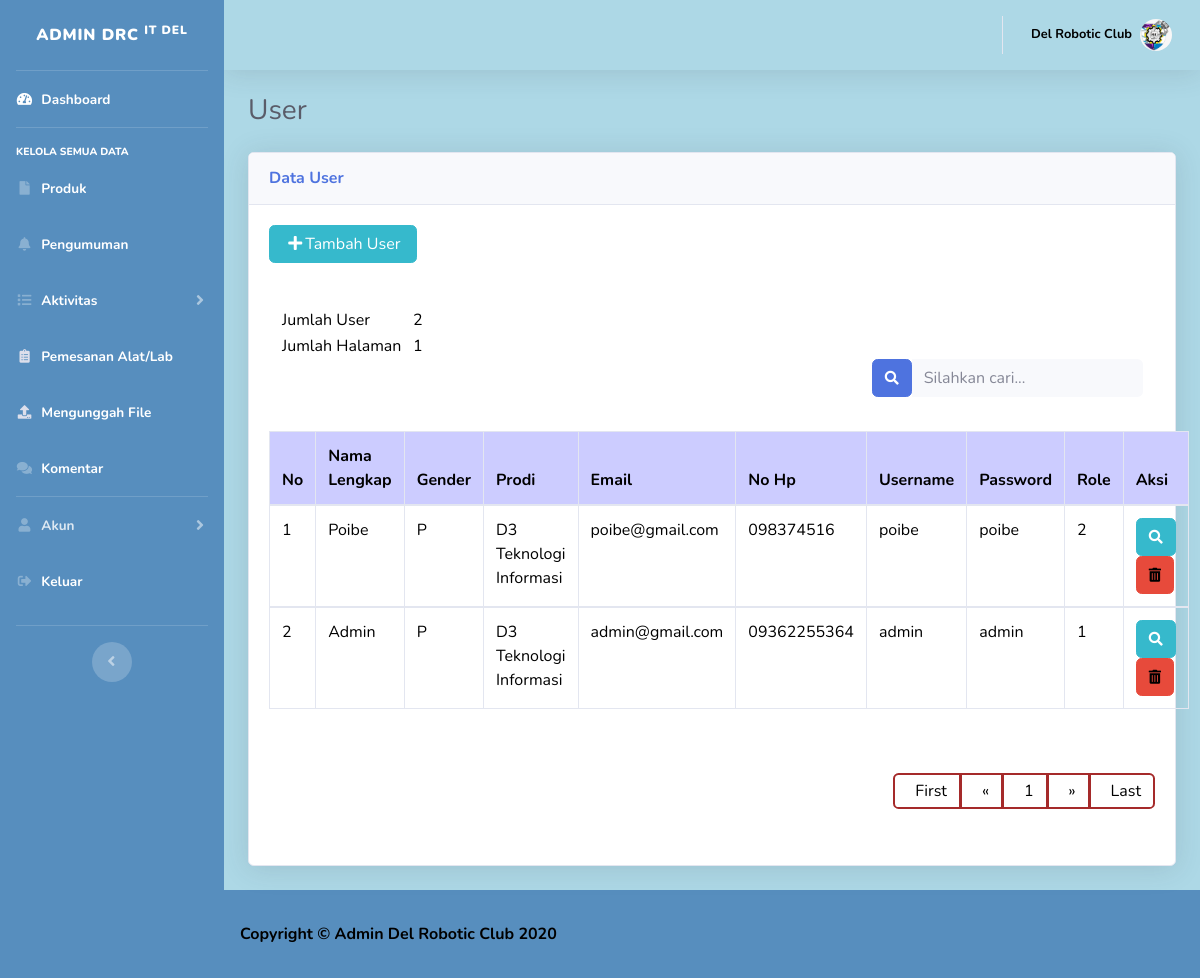
The app's page /admin/data_user.php with its own data.
### tables this page shows
CREATE TABLE `user` (
  `id_user` int(10) NOT NULL,
  `nama_lengkap` varchar(50) NOT NULL,
  `gender` varchar(10) NOT NULL,
  `prodi` varchar(35) NOT NULL,
  `email` varchar(50) NOT NULL,
  `no_hp` varchar(15) NOT NULL,
  `username` varchar(20) NOT NULL,
  `password` varchar(20) NOT NULL,
  `role` int(2) NOT NULL
);

### admin/data_user.php (the view, shortened to what this page needs)
<!DOCTYPE html>
<html lang="en">
<head>
  <?php
    include 'commons/header.php';
  ?>
</head>
<body id="page-top">
    <div id="wrapper">
        <div class="container-fluid">
            <h1 class="h3 mb-2 text-gray-800">User</h1>
            <div class="card shadow mb-4">
                <div class="card-header py-3">
                    <h6 class="m-0 font-weight-bold text-primary">Data User</h6>
                </div>
                <div class="card-body">
                    <a style="margin-bottom:20px" class="btn btn-info col-md-2" href="tambah_user.php">
                        <span class="fas fa-fw fa-plus"></span>Tambah User
                    </a><br/><br/>
                    <div>
                    <?php
                        include 'database/koneksi.php';
                    ?>
                    <?php
                        $per_hal=5;
                        $jumlah_record=mysqli_query($koneksi, "SELECT * from user");
                        $jum=mysqli_num_rows($jumlah_record);
                        $halaman=ceil($jum / $per_hal);
                        $page = (isset($_GET['page'])) ? (int)$_GET['page'] : 1;
                        $start = ($page - 1) * $per_hal;
                    ?>
                    <div class="col-md-12">
                        <table class="col-md-2" style="color:black">
                        <tr>
                            <td>Jumlah User</td>
                            <td><?php echo $jum; ?></td>
                        </tr>
                        <tr>
                            <td>Jumlah Halaman</td>
                            <td><?php echo $halaman; ?></td>
                        </tr>
                        </table>
                    </div>
                    <form action="cari_user.php" class="input-group col-md-4 col-md-offset-8" style="float:right;">
                        <div class="input-group">
                        <button class="btn btn-primary" type="button">
                            <i class="fas fa-search fa-sm"></i>
                            </button>
                        <input style="color:black" type="text" class="form-control bg-light border-0 small" name="cari" placeholder="Silahkan cari..." aria-label="Search" aria-describedby="basic-addon2">
                        </div>
                    </form><br><br><br>
                    <?php
                        if(isset($_GET['cari'])){
                            echo '<div> <b>Hasil pencarian dengan kata kunci "'. $_GET['cari'] .'"</b></div><br/>';
                            $cari=mysqli_real_escape_string($koneksi, $_GET['cari']);
                            $user=mysqli_query($koneksi, "SELECT * FROM user WHERE id_user LIKE '%$cari%' or nama_lengkap LIKE '%$cari%'");
                        }else{
                            $user=mysqli_query($koneksi, "SELECT * FROM  user ORDER BY id_user DESC LIMIT $start, $per_hal");
                        }
                            $no=1;
                            $count = mysqli_num_rows($user);
                            if($count == null){
                                if(isset($_GET['cari'])){
                                    echo "<script>alert('User $cari tidak ada') ;window.location = 'data_user.php'</script>";
                                }
                            }else{
                        ?>
                        <table class="table table-bordered" style="color:black" width="100%" cellspacing="0">
                            <thead style="background: #CCCCFF;">
                                <tr><center>
                                    <th>No</th>
                                    <th style="width:200px;">Nama Lengkap</th>
                                    <th>Gender</th>
                                    <th style="width:200px;">Prodi</th>
                                    <th style="width:200px;">Email</th>
                                    <th>No Hp</th>
                                    <th>Username</th>
                                    <th>Password</th>
                                    <th>Role</th>
                                    <th style="width:150px;">Aksi</th></center>
                                </tr>
                            </thead>
                            <?php
                                while($b=mysqli_fetch_array($user)){
                            ?>
                            <tbody>
                                <tr>
                                    <td><?php echo $no++?></td>
                                    <td><?php echo $b['nama_lengkap']?></td>
                                    <td><?php echo $b['gender']?></td>
                                    <td><?php echo $b['prodi'] ?></td>
                                    <td><?php echo $b['email']?></td>
                                    <td><?php echo $b['no_hp']?></td>
                                    <td><?php echo $b['username']?></td>
                                    <td><?php echo $b['password']?></td>
                                    <td><?php echo $b['role']?></td>
                                    <td>
                                        <a href="detail_user.php?id=<?php echo $b['id_user']; ?>" class="btn btn-info">
                                            <span class="fas fa-search fa-sm"></span></a>
                                        <a onclick="if(confirm('Apakah anda yakin ingin menghapus data ini ??')){
                                            location.href='hapus_user.php?id=<?php echo $b['id_user']; ?>' }" class="btn btn-danger">
                                            <span class="fas fa-trash-alt fa-sm"></span></a>
                                    </td>
                                </tr>
                            </tbody>
                            <?php }?>
                        </table><br><br>
                        <ul class="pagination a" style="margin-left:740px;">
                  <?php
                    if($page == 1){
                        ?>
                          <li class="page-item"><a class="page-link" href="#">First</a></li>
                          <li class="page-item"><a class="page-link" href="#">&laquo;</a></li>
                        <?php
                        }else{
                          $link_prev = ($page > 1)? $page - 1 : 1;
                        ?>
                          <li class="page-item"><a class="page-link" href="data_user.php?page=1">First</a></li>
                          <li class="page-item"><a class="page-link" href="data_user.php?page=<?php echo $link_prev; ?>">&laquo;</a></li>
                        <?php
                        }
                    for($x = 1;$x <= $halaman; $x++){?>
                      <li class="page-item" ><a class="page-link" href="?page=<?php echo $x?>"><?php echo $x ?></a></li>
                        <?php } ?>
                        <?php
                        if($page == $halaman){  ?>
                        <li class="page-item"><a class="page-link" href="#">&raquo;</a></li>
                        <li class="page-item"><a class="page-link" href="#">Last</a></li>
                        <?php }
                        else{
                            $link_next = ($page < $halaman)? $page + 1 : $halaman;
                        ?>
                            <li class="page-item"><a class="page-link" href="data_user.php?page=<?php echo $link_next; ?>">&raquo;</a></li>
                            <li class="page-item"><a class="page-link" href="data_user.php?page=<?php echo $halaman; ?>">Last</a></li>
                        <?php }
                        ?>
                </ul>
                <?php }?>
              </div>
            </div>
          </div>
        </div>
      </div>
      <?php
        include 'commons/footer.php'
      ?>
</body>
</html>

### admin/data_user.php (style rules this page uses)
.pagination > li > a, .pagination > li > span { padding-left: 20px; line-height: 1; margin-bottom: 20px; border: 2px solid brown; box: #1B242F; }
.a { float: right; }
.page-link { color:black; }

### records on screen
user: nama_lengkap "Poibe", gender "P", prodi "D3 Teknologi Informasi", email "poibe@gmail.com", no_hp "098374516", username "poibe", password "poibe", role "2"
user: nama_lengkap "Admin", gender "P", prodi "D3 Teknologi Informasi", email "admin@gmail.com", no_hp "09362255364", username "admin", password "admin", role "1"

### other values on screen
$jum "2"
$halaman "1"
